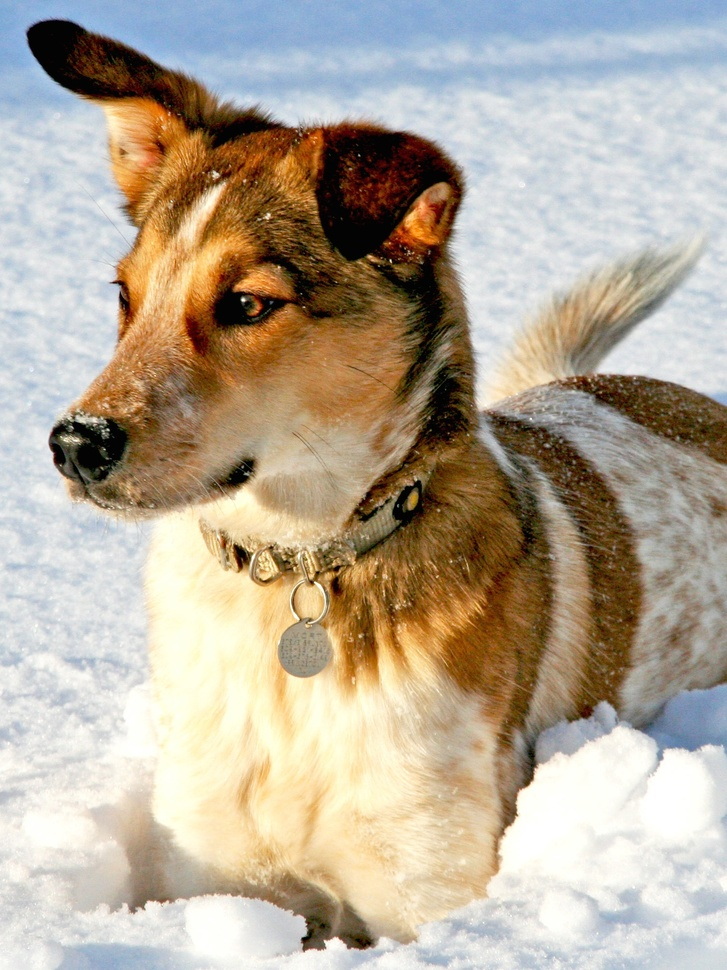
#> input picture DATA/dog.jpg, 727 x 970 px, shrunk from 1500 x 2000 before the run, found by its file name
$ jupyter execute PatternRec_HW1_1.ipynb
#> lines starting #> are read from the running program, lines starting #| are printed output that depends on the picture
[cell 1]
from matplotlib.image import imread
import matplotlib.pyplot as plt
import numpy as np
import os
from skimage import color


A = imread(os.path.join('..','python','DATA', 'dog.jpg'))
#> A is the input picture: shape (970, 727, 3); mean R, G, B 181.4, 169.5, 152
print(A.shape)
#| (970, 727, 3)
imgGray = color.rgb2gray(A)
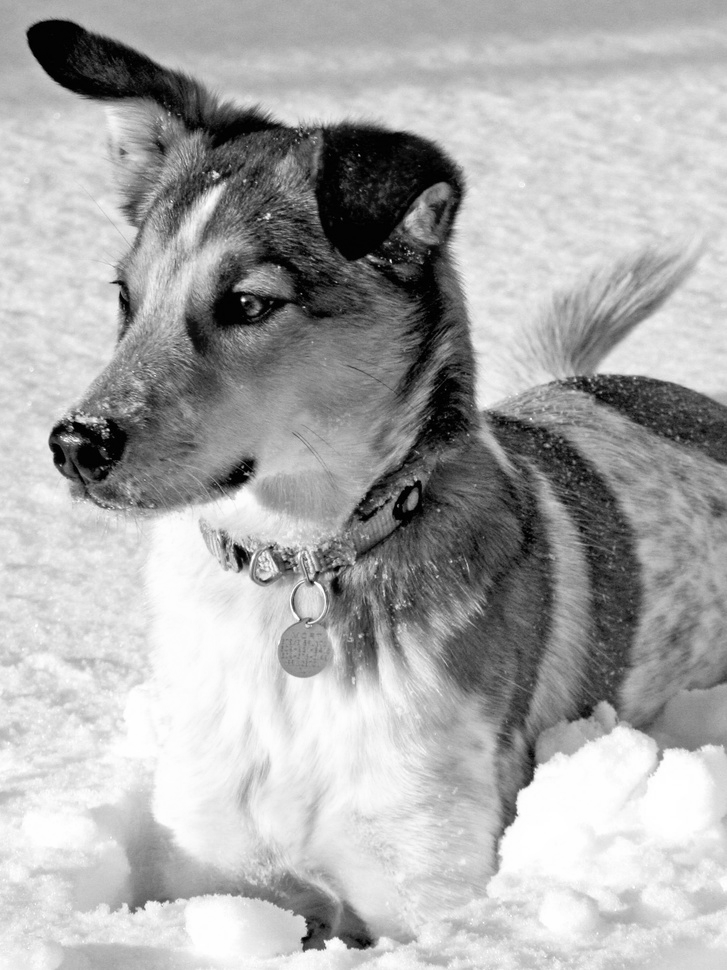
#> imgGray: shape (970, 727) float64; min 0, max 1, mean 0.67
img = plt.imshow(imgGray)
img.set_cmap('gray')
plt.axis('off')
plt.show()

[cell 2]
# Do SVD

U, S, VT = np.linalg.svd(imgGray, full_matrices=False)
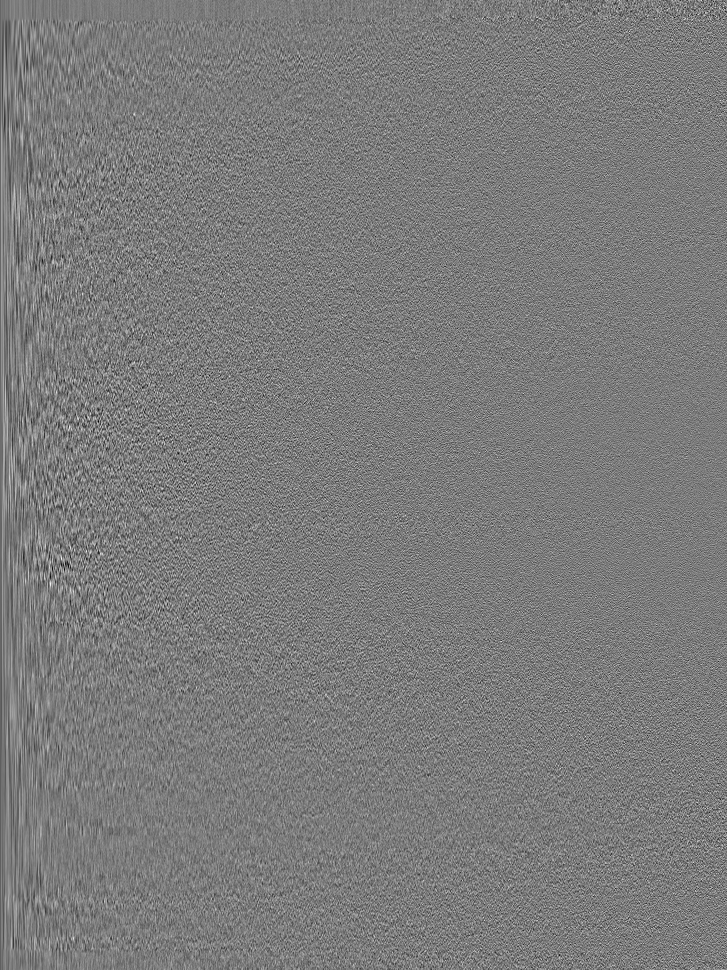
#> U: shape (970, 727) float64; min -0.182, max 0.193, mean -3.33e-05; drawn with min black and max white
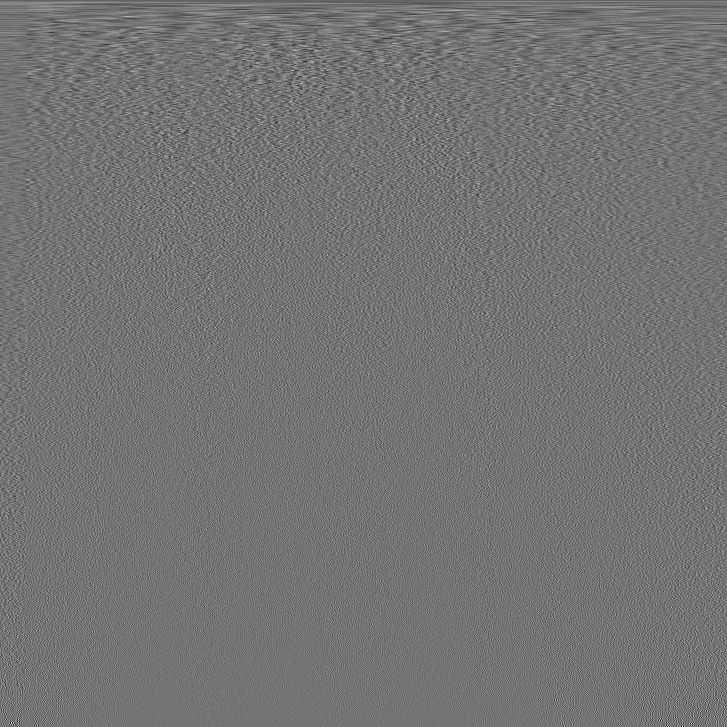
#> VT: shape (727, 727) float64; min -0.274, max 0.329, mean -6e-05; drawn with min black and max white
#> S = 727 values, max 575.4 at index 0, min 0.0255 at index 726, mean 2.64
S = np.diag(S)
r = 5
U1 = U[:,:r]
#> U1 = 970 rows, first 6: [-0.0311, -0.00602, -0.0154, -0.0108, -0.0162], [-0.0312, -0.00609, -0.0152, -0.0104, -0.016], [-0.0311, -0.00625, -0.015, -0.0103, -0.0161], [-0.0311, -0.00607, -0.0148, -0.0101, -0.016], [-0.0311, -0.006, -0.0148, -0.00948, -0.0163], [-0.0311, -0.00604, -0.0147, -0.00942, -0.0164]
print(U1.shape)
#| (970, 5)
UT = U1.transpose()
C = UT@U1
#> C = [[1, 1.25e-16, -8.33e-17, -2.78e-17, 1.67e-16], [1.25e-16, 1, -4.28e-16, 1.44e-16, -1.11e-16], [-8.33e-17, -4.28e-16, 1, -2.01e-16, 1.39e-17], [-2.78e-17, 1.44e-16, -2.01e-16, 1, 1.95e-16], [1.67e-16, -1.11e-16, 1.39e-17, 1.95e-16, 1]]
print(C.shape)
#| (5, 5)
#print(C)

for r in range(5, 100, 5):
    Ur = U[:,:r]
    print(Ur.shape)
    UT = np.transpose(Ur)
    UTU = UT@Ur
    err = np.linalg.norm(UTU - np.identity(r))
    print(f"errror for rank {r}: ","{:.2e}".format(err))
#> this loop made 19 passes
#> err on passes 1 to 12: 2.65e-15, 3.54e-15, 4.11e-15, 4.73e-15, 5.43e-15, 6.19e-15, 6.57e-15, 7.28e-15, 7.89e-15, 8.88e-15, 9.52e-15, 1.03e-14
#| errror for rank 5:  2.65e-15
#| errror for rank 10:  3.54e-15
#| errror for rank 15:  4.11e-15
#| errror for rank 20:  4.73e-15
#| errror for rank 25:  5.43e-15
#| errror for rank 30:  6.19e-15
#| errror for rank 35:  6.57e-15
#| errror for rank 40:  7.28e-15
#> (further printed lines are left out)
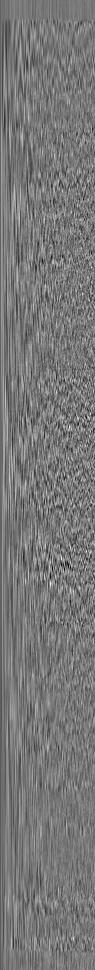
#> Ur: shape (970, 95) float64; min -0.172, max 0.193, mean -0.000276; drawn with min black and max white
